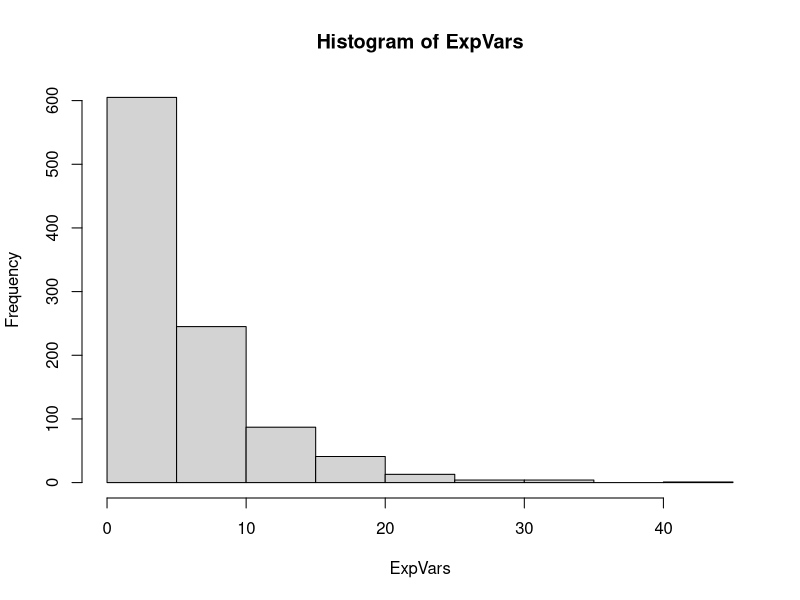
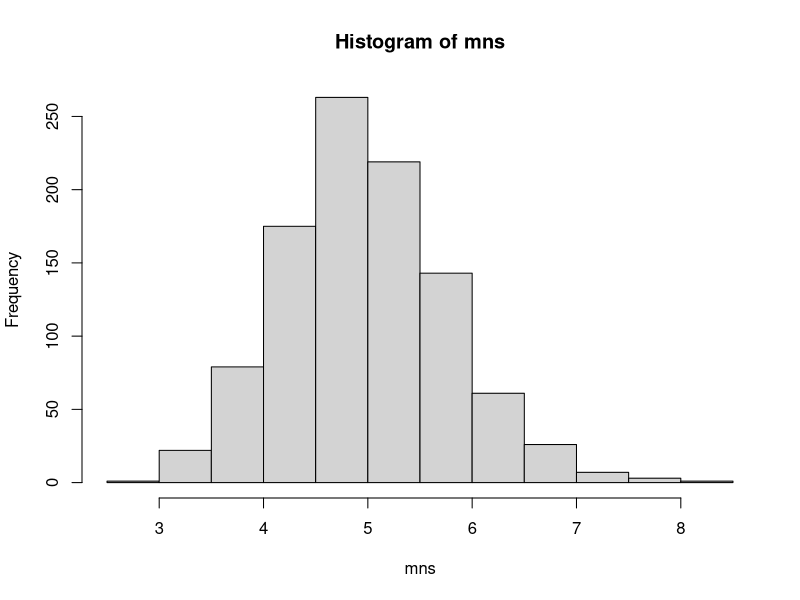

R code for these plots, in order:
## ---- chunk 1
set.seed(42)
ExpVars <- rexp(1000, .2)
hist(ExpVars)
## ---- chunk 2
mns <- NULL
for (i in 1 : 1000) mns <- c(mns, mean(rexp(40, .2)))
hist(mns)
## ---- chunk 3
mean(mns)
## ---- chunk 4
var(mns)
